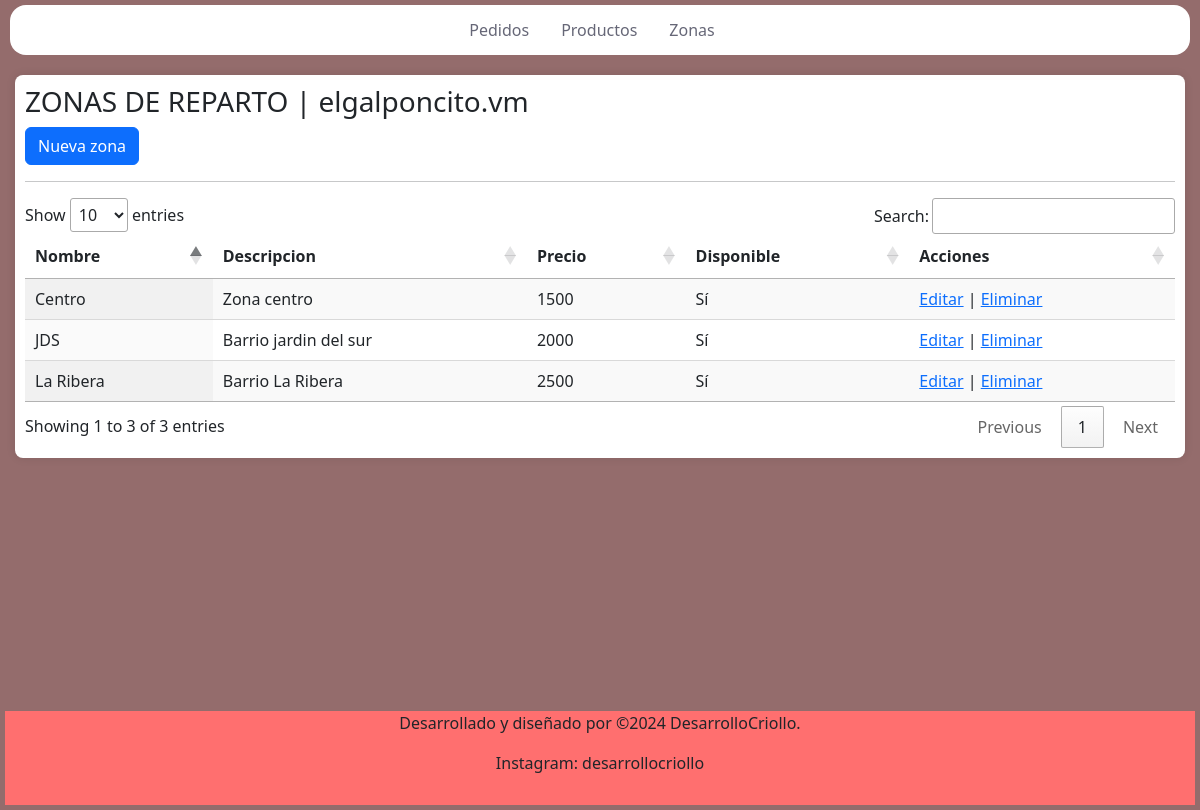
The app's page /gestionargalponcito/zonas/ with its own data.
### zonas/models.py (models this page shows, shortened)
class Zona(models.Model):
    nombre_zona = models.CharField(max_length=50)
    descripcion_zona = models.CharField(max_length=100)
    costo = models.IntegerField()
    disponible = models.BooleanField(default=True)

### zonas/views.py (the view)
# urls.py: path('gestionargalponcito/zonas/', include('zonas.urls')),
def zonas(request):
    zonas = Zona.objects.all()
    return render(request, 'zonas/zonas.html', {'zonas': zonas})

### templates/zonas/zonas.html (shortened to what this page needs)
{% extends "gestion/index.html" %}
{% load static %}
{% block content %}
<div id="contenedor">
    <div class="top">
    <h3>ZONAS DE REPARTO | elgalponcito.vm</h3>
    <a class="btn btn-primary" href="{% url 'NuevaZona' %}" role="button">Nueva zona</a></div>
    <hr>
	<table id="myTable" class="display">
	    <thead>
		<tr>
		<th>Nombre</th>
		<th>Descripcion</th>
		<th>Precio</th>
        <th>Disponible</th>
        <th>Acciones</th>
		</tr>
		</thead>
		<tbody>
            {% for zona in zonas %}
            <tr>
                <td>{{ zona.nombre_zona }}</td>
                <td>{{ zona.descripcion_zona }}</td>
                <td>{{ zona.costo }}</td>
                <td>{% if zona.disponible %}Sí{% else %}No{% endif %}</td>
                <td>
                    <a href="{% url 'update_zon' pk=zona.id %}">Editar</a>
                    |
                    <a href="{% url 'delete_zon' pk=zona.id %}">Eliminar</a>
                </td>
            </tr>
        {% endfor %}
		</tbody>
	</table>
</div>
{% endblock  %}

### static/css/index_styles.css (style rules this page uses)
body { position: relative; background-color: rgba(78, 11, 11, 0.6); margin: 5px; min-height: 100vh; }
#contenedor { margin-top: 20px; margin-left: 10px; margin-right: 10px; background-color: #fff; padding: 20px; border-radius: 8px; box-shadow: 0px 0px 10px rgba(0, 0, 0, 0.1); }
#contenedor { overflow-x: auto; padding: 10px; }
#myTable { width: 100%; max-width: 100%; table-layout: auto; }
#myTable th, #myTable td { white-space: nowrap; overflow: hidden; text-overflow: ellipsis; }

### records on screen
Zona: nombre_zona "JDS", descripcion_zona "Barrio jardin del sur", costo "2000", disponible "Sí"
Zona: nombre_zona "La Ribera", descripcion_zona "Barrio La Ribera", costo "2500", disponible "Sí"
Zona: nombre_zona "Centro", descripcion_zona "Zona centro", costo "1500", disponible "Sí"
